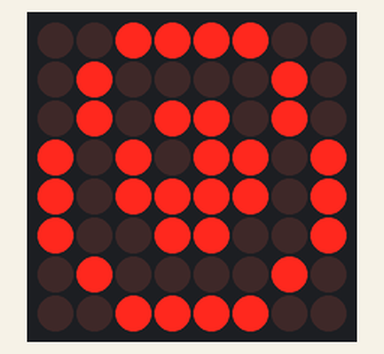
The sketch below on a simulated Arduino Uno, built with avr-gcc and run on an emulated ATmega328P. On the bench: 8×8 LED matrix. Wiring (inferred from the names in the program): LED matrix (orientation assumed): rows pin 2, pin 3, pin 4, pin 5, pin 6, pin 7, pin 8, pin 9; columns pin 10, pin 11, A4, pin 13, A0, A1, A2, A3.

Above: at 0.1 s.
At 10.17 s:
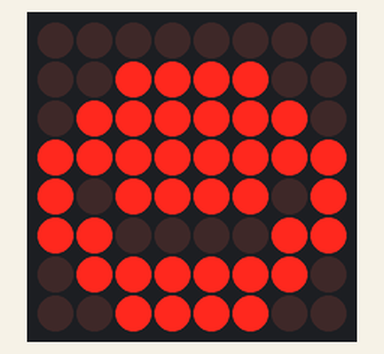

Measured:
- what the display in image 0 shows lasts 10.0 s, from 0.1 s to 10.1 s

The sketch:

Doe.ino
```cpp
#define ECHO_RIGHT 0
#define ECHO_LEFT 1
#define TRIGGER 12

#define MAX_DISTANCE 20
#define TIME_MEASURE 200000
#define TIME_BLINK 10000000

#define FORWARD_STATE 0
#define RIGHT_STATE 1
#define LEFT_STATE 2

// Déclaration des pins utilisées pour le branchement de la matrice
const int ROW_PINS[] = {2, 3, 4, 5, 6, 7, 8, 9};
const int COLUMN_PINS[] = {10, 11, A4, 13, A0, A1, A2, A3};


// Déclaration du tableau définissant l'image
// Un bit à '0' correspont à une LED éteinte, un bit à '1' à une LED allumée
byte eyeForward[] = {B00111100, B01000010, B01011010, B10101101, B10111101, B10011001, B01000010, B00111100};
byte eyeRight[] = {B00111100, B01000010, B01110010, B11011001, B11111001, B10110001, B01000010, B00111100};
byte eyeLeft[] = {B00111100, B01000010, B01001110, B10010111, B10011111, B10001101, B01000010, B00111100};
byte eyeBlink[] = {B00000000, B00111100, B01111110, B11111111, B10111101, B11000011, B01111110, B00111100};

bool blinked = false;

long startTimerBlink = 0;

volatile unsigned long lastPulseTimeLeft;
volatile unsigned long lastPulseTimeRight;
volatile static unsigned long startTime = 0;

byte * currentImage;
int imageState = FORWARD_STATE;

void setup()
{

	pinMode(TRIGGER, OUTPUT);
	digitalWrite(TRIGGER, LOW);

	pinMode(ECHO_RIGHT, INPUT);
	pinMode(ECHO_LEFT, INPUT);

	// Utilisation d'une boucle pour optimiser l'initialisation
	for (int i = 0; i < 8; i++)
	{
		pinMode(ROW_PINS[i], OUTPUT);
		pinMode(COLUMN_PINS[i], OUTPUT);
	}

	// Système d'interruption
	attachInterrupt(digitalPinToInterrupt(ECHO_LEFT), InterruptLeft, CHANGE);
	attachInterrupt(digitalPinToInterrupt(ECHO_RIGHT), InterruptRight, CHANGE);

	startTimerBlink = micros();
	currentImage = eyeForward;
	imageState = 0;
}

// Appelé à chaque changement de valeur du télémètre gauche
void InterruptLeft() {
	if (digitalRead(ECHO_LEFT) == HIGH)
	{
		// Trigger lancé -> Start Time initialisé
		startTime = micros();
	}
	else
	{
		// La distance est stockée pour être utilisée dans switchOnTrigger lors de son appel
		lastPulseTimeLeft = (micros() - startTime) / 148;
	}
}

// Appelé à chaque changement de valeur du télémètre droit
void InterruptRight() {
	if (digitalRead(ECHO_RIGHT) == HIGH)
	{
		// Trigger lancé -> Start Time initialisé
		startTime = micros();
	}
	else
	{
		// La distance est stockée pour être utilisée dans switchOnTrigger lors de son appel
		lastPulseTimeRight = (micros() - startTime) / 148;
	}
}


// Sous-routine pour la commande des LEDs à partir des données du tableau
// Elle s'affiche pendant la durée donnée en second paramètre
void showImage(byte * image, unsigned long duree)
{
	// On note le moment où l'on commence
	unsigned long debut = millis();
	// On joue la boucle tant qu'on n'a pas atteint la durée souhaitée
	while (debut + duree > millis())
	{
		// Première itération (boucle for) sur les lignes
		for (int row = 0; row < 8; row++)
		{
			// Connexion de la ligne au +5V
			digitalWrite(ROW_PINS[row], HIGH);
			// Seconde itération sur les colonnes
			for (int col = 0; col < 8; col++)
			{
				// Miroir sur le poids du bit pour avoir le bon numéro de colonne
				int situ = 7 - col;
				// Lecture du bit concerné
				boolean pixel = bitRead(image[row], col);
				// S'il est à un...
				if (pixel == 1)
				{
					// ...on connecte la colonne concernée à la masse pour allumer la LED
					digitalWrite(COLUMN_PINS[situ], LOW);
				}
				// On attend un peu entre chaque LED (délai total ~20ms pour 64 LEDs)
				delayMicroseconds(300);
				// Et on déconnecte la colonne de la masse...
				digitalWrite(COLUMN_PINS[situ], HIGH);
			}
			// ...puis la ligne de l'alimentation
			digitalWrite(ROW_PINS[row], LOW);
		}
	}
}


void SetImage() {
	if (micros() - startTime >= TIME_MEASURE) {
		// Condition sur la distance la plus courte droite ou gauche avec un objet.
		if (lastPulseTimeLeft > MAX_DISTANCE && lastPulseTimeRight > MAX_DISTANCE)
		{
			imageState = FORWARD_STATE;
			currentImage = eyeForward;
		}
		else if (lastPulseTimeLeft > lastPulseTimeRight)
		{
			currentImage = eyeRight;
			if (imageState != RIGHT_STATE) {
				currentImage = eyeForward;
				imageState = RIGHT_STATE;
			}
		}
		else if (lastPulseTimeLeft < lastPulseTimeRight)
		{
			currentImage = eyeLeft;
			if (imageState != LEFT_STATE)
			{
				currentImage = eyeForward;
				imageState = LEFT_STATE;
			}
		}

		// Emet l'ultrason
		digitalWrite(TRIGGER, HIGH);
		delayMicroseconds(10);
		digitalWrite(TRIGGER, LOW);

		// Reset
		lastPulseTimeLeft = lastPulseTimeRight = 0;
	}
}

void loop() {
	// Condition pour cligner des yeux
	if (startTimerBlink + TIME_BLINK < micros())
	{
		currentImage = eyeBlink;
		startTimerBlink = micros();
		blinked = true;
	}

	showImage(currentImage, 200);

	// Si on a fermé les yeux -> On les rouvre pour cligner
	if (blinked)
	{
		currentImage = eyeForward;
		blinked = false;
	}

	// On appelle pour savoir quelle image afficher
	SetImage();
}
```
